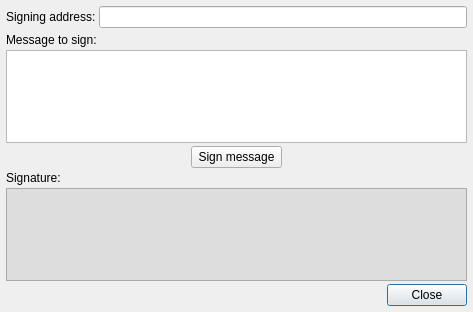
<?xml version="1.0" encoding="UTF-8"?>
<ui version="4.0">
 <class>SignMessageDlg</class>
 <widget class="QDialog" name="SignMessageDlg">
  <property name="geometry">
   <rect>
    <x>0</x>
    <y>0</y>
    <width>473</width>
    <height>312</height>
   </rect>
  </property>
  <property name="windowTitle">
   <string>Dialog</string>
  </property>
  <property name="modal">
   <bool>true</bool>
  </property>
  <layout class="QVBoxLayout" name="verticalLayout">
   <property name="spacing">
    <number>3</number>
   </property>
   <property name="leftMargin">
    <number>6</number>
   </property>
   <property name="topMargin">
    <number>6</number>
   </property>
   <property name="rightMargin">
    <number>6</number>
   </property>
   <property name="bottomMargin">
    <number>6</number>
   </property>
   <item>
    <layout class="QHBoxLayout" name="horizontalLayout_2">
     <property name="bottomMargin">
      <number>2</number>
     </property>
     <item>
      <widget class="QLabel" name="label_4">
       <property name="sizePolicy">
        <sizepolicy hsizetype="Maximum" vsizetype="Preferred">
         <horstretch>0</horstretch>
         <verstretch>0</verstretch>
        </sizepolicy>
       </property>
       <property name="text">
        <string>Signing address:</string>
       </property>
      </widget>
     </item>
     <item>
      <widget class="QLineEdit" name="edtSigningAddress">
       <property name="font">
        <font>
         <weight>75</weight>
         <bold>true</bold>
        </font>
       </property>
       <property name="alignment">
        <set>Qt::AlignCenter</set>
       </property>
       <property name="readOnly">
        <bool>true</bool>
       </property>
      </widget>
     </item>
    </layout>
   </item>
   <item>
    <widget class="QLabel" name="label">
     <property name="text">
      <string>Message to sign:</string>
     </property>
    </widget>
   </item>
   <item>
    <widget class="QPlainTextEdit" name="edtMessageToSign"/>
   </item>
   <item>
    <layout class="QHBoxLayout" name="horizontalLayout">
     <item>
      <widget class="QPushButton" name="btnSignMessage">
       <property name="sizePolicy">
        <sizepolicy hsizetype="Maximum" vsizetype="Fixed">
         <horstretch>0</horstretch>
         <verstretch>0</verstretch>
        </sizepolicy>
       </property>
       <property name="font">
        <font>
         <weight>50</weight>
         <bold>false</bold>
        </font>
       </property>
       <property name="text">
        <string> Sign message </string>
       </property>
      </widget>
     </item>
    </layout>
   </item>
   <item>
    <widget class="QLabel" name="label_2">
     <property name="text">
      <string>Signature:</string>
     </property>
    </widget>
   </item>
   <item>
    <widget class="QTextEdit" name="edtSignedMessage">
     <property name="autoFillBackground">
      <bool>false</bool>
     </property>
     <property name="styleSheet">
      <string notr="true">background-color:#ddd</string>
     </property>
     <property name="lineWrapMode">
      <enum>QTextEdit::WidgetWidth</enum>
     </property>
     <property name="lineWrapColumnOrWidth">
      <number>999</number>
     </property>
     <property name="readOnly">
      <bool>true</bool>
     </property>
     <property name="overwriteMode">
      <bool>false</bool>
     </property>
     <property name="acceptRichText">
      <bool>false</bool>
     </property>
    </widget>
   </item>
   <item>
    <layout class="QHBoxLayout" name="horizontalLayout_3">
     <item>
      <spacer name="horizontalSpacer">
       <property name="orientation">
        <enum>Qt::Horizontal</enum>
       </property>
       <property name="sizeHint" stdset="0">
        <size>
         <width>40</width>
         <height>20</height>
        </size>
       </property>
      </spacer>
     </item>
     <item>
      <widget class="QPushButton" name="btnClose">
       <property name="text">
        <string>Close</string>
       </property>
       <property name="default">
        <bool>true</bool>
       </property>
      </widget>
     </item>
    </layout>
   </item>
  </layout>
 </widget>
 <resources/>
 <connections/>
</ui>
